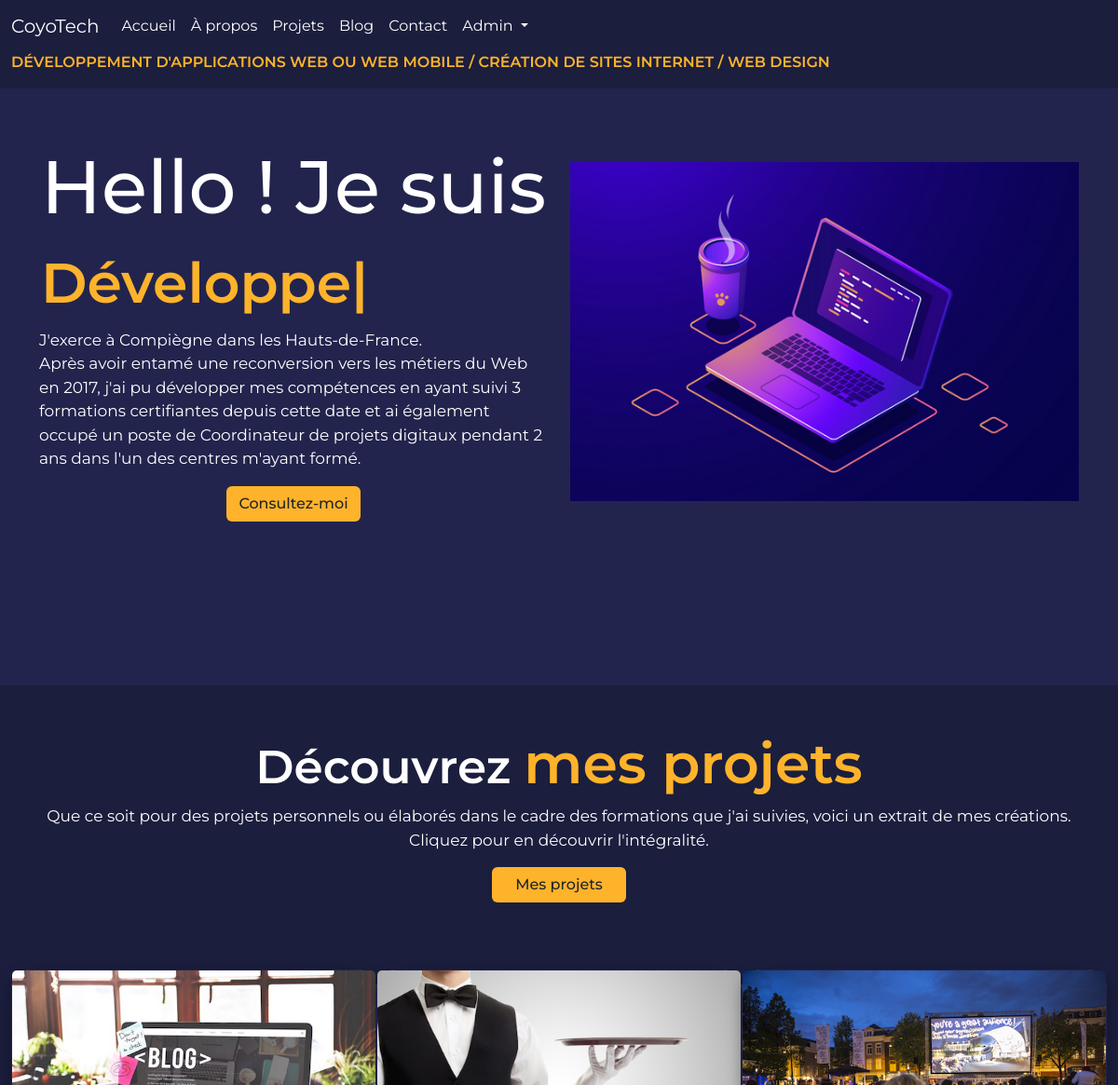
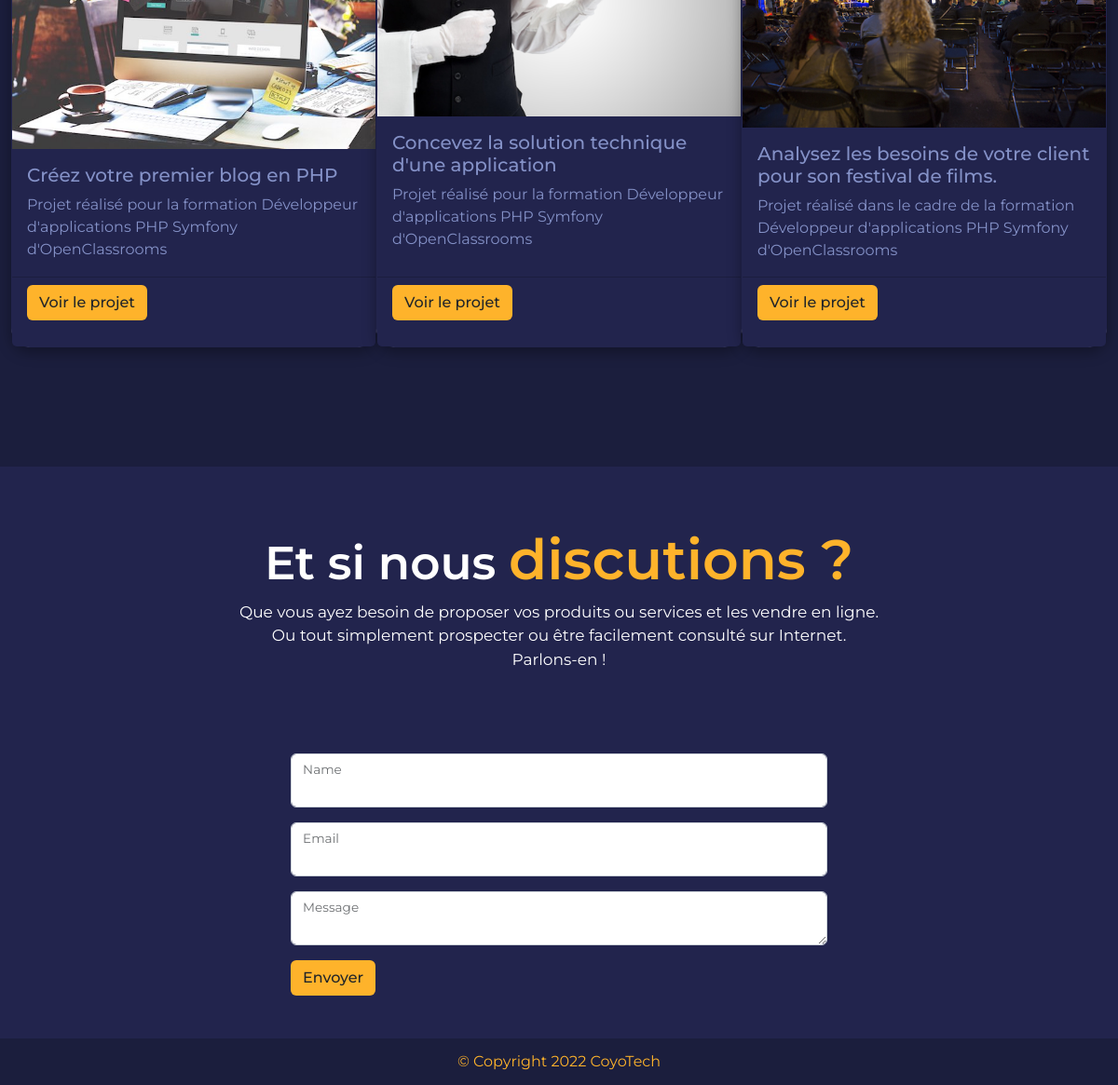
The page / on the database its author committed (2 pictures, top to bottom).
### tables this page shows
CREATE TABLE `project` (
  `project_id` int(4) NOT NULL,
  `title` varchar(255) NOT NULL,
  `chapo` text NOT NULL,
  `description` text NOT NULL,
  `picture` varchar(255) NOT NULL,
  `language` varchar(100) NOT NULL
);

### index.php (the view, shortened to what this page needs)
<?php
require_once './inc/init.php';
require_once './inc/head_inc.php';
?>
</head>
<body>
    <?php
    $viewReq = $connect->query("SELECT * FROM project ORDER BY project_id DESC LIMIT 3");
    $projects = $viewReq->fetchAll(PDO::FETCH_ASSOC);
    ?>
    <?php
    require_once './inc/header_inc.php';
    ?>
    <div class="container-fluid catchphrase mb-5">
        <p>Développement d'applications Web ou Web mobile / Création de sites Internet / Web Design</p>
    </div>
    <div class="container mb-3 mt-5 d-flex flex-wrap">
        <div class="row main d-flex align-items-center">
            <div class=" col-12 col-lg-6 mb-4 d-flex flex-column align-items-center justify-content-center main-text">
                <h1 class="main-h1">Hello ! Je suis <br><span class="auto">Nicolas</span></h1>
                <p>
                    J'exerce à Compiègne dans les Hauts-de-France.<br>Après avoir entamé une reconversion vers les métiers du Web en 2017, j'ai pu développer mes compétences en ayant suivi 3 formations certifiantes depuis cette date et ai également occupé un poste de Coordinateur de projets digitaux pendant 2 ans dans l'un des centres m'ayant formé.
                </p>
                <a href="<?= URL ?>contact.php" class="btn btn-registrar">Consultez-moi</a>
            </div>
            <div class=" col-12 col-lg-6 mb-4 d-flex align-items-center justify-content-center">
                <img src="./img/main-hero.png" class="img-fluid" alt="Hero Image">
            </div>
        </div>
    </div>
    <div class="container-fluid mt-5 mb-3 d-flex flex-wrap dark-blue">
        <div class="col-12 mb-4 mt-4 d-flex flex-column align-items-center main-text">
            <h2 class="text-center mt-4 main-h2">Découvrez <span>mes projets</span></h2>
            <p class="text-center">Que ce soit pour des projets personnels ou élaborés dans le cadre des formations que j'ai suivies, voici un extrait de mes créations. <br>Cliquez pour en découvrir l'intégralité.</p>
            <div class="col-4 d-flex justify-content-center">
                <a href="<?= URL ?>projects_list.php" class="btn btn-registrar px-4">Mes projets</a>
            </div>
        </div>
        <div class="col-12 mb-5 mt-5 d-flex flex-wrap">
            <?php foreach ($projects as $project) { ?>
                <div class="col-12 card-main col-lg-4 d-flex justify-content-center">
                    <div class="card project-card h-100" style="width: 25rem;">
                        <img src="<?php echo $project['picture']; ?>" class="card-img-top" alt="...">
                        <div class="card-body">
                            <h5 class="card-title"><?php echo $project['title']; ?></h5>
                            <p class="card-text"><?php echo $project['chapo']; ?></p>
                        </div>
                        <div class="card-footer">
                            <a href="<?= URL ?>project_view.php?project=<?php echo $project['project_id']; ?>" class="btn btn-registrar">Voir le projet</a>
                        </div>
                    </div>
                </div>
            <?php } ?>
        </div>
    </div>
    <div class="container-fluid d-flex flex-column mb-5">
        <div class="col-12 mb-4 mt-4 d-flex flex-column main-text">
            <h2 class="text-center mt-4 main-h2">Et si nous <span>discutions ?</span></h2>
            <p class="text-center">Que vous ayez besoin de proposer vos produits ou services et les vendre en ligne.<br>Ou tout simplement prospecter ou être facilement consulté sur Internet.<br>Parlons-en !</p>
        </div>
        <div class="row d-flex justify-content-center mt-5 mb-5" id="contact">
            <div class="col-10 col-lg-6">
                <form action="" method="POST" class="form-floating">
                    <div class="form-floating mb-3">
                        <input type="text" class="form-control" id="name" name="name">
                        <label for="name">Name</label>
                    </div>
                    <div class="form-floating mb-3">
                        <input type="email" class="form-control" id="email" name="email">
                        <label for="email">Email</label>
                    </div>
                    <div class="form-floating mb-3">
                        <textarea class="form-control" id="message" name="message" rows="3"></textarea>
                        <label for="message">Message</label>
                    </div>
                    <button type="submit" class="btn btn-registrar">Envoyer</button>
                </form>
            </div>
        </div>
    </div>
    <?php
    require_once './inc/footer_inc.php';
    ?>

### css/style.css (style rules this page uses)
* { margin: 0; padding: 0; }
body { font-family: 'Montserrat', sans-serif; background-color: #22244d; }
.catchphrase { position: fixed; top: 55px; background: #1b1e3d; z-index: 4; }
.catchphrase p { color: #feb32b; text-transform: uppercase; font-weight: 600; }
.btn-registrar { background-color: #feb32b; font-weight: 500; }
.main { height: 80vh; justify-content: center; }
.main-h1 { font-size: 80px; color: #FFFFFF; }
.main-text span { font-size: 60px; color: #feb32b; font-weight: 600; }
.main-text p { color: #FFFFFF; font-size: 17px; }
.dark-blue { background-color: #1b1e3d; }
.main-h2 { color: #FFFFFF; font-size: 50px; font-weight: 600; }
.main-h2 span { color: #feb32b; }
.card-main { margin-bottom: 80px; }
.project-card { transition: 300ms; box-shadow: rgb(0 0 0 / 35%) 0px 5px 15px; border-color: #22244d; border-radius: 20px; }
.project-card > .card-body { background: #22244d; color: #8491c7; }
.project-card > .card-footer { background: #22244d; }
.card-footer a { margin-bottom: 20px; }

### rows shown on the page
project: picture (picture), title "Créez votre premier blog en PHP", chapo "Projet réalisé pour la formation Développeur d'applications PHP Symfony d'OpenClassrooms"
project: picture (picture), title "Concevez la solution technique d'une application", chapo "Projet réalisé pour la formation Développeur d'applications PHP Symfony d'OpenClassrooms"
project: picture (picture), title "Analysez les besoins de votre client pour son festival de films.", chapo "Projet réalisé dans le cadre de la formation Développeur d'applications PHP Symfony d'OpenClassrooms"
